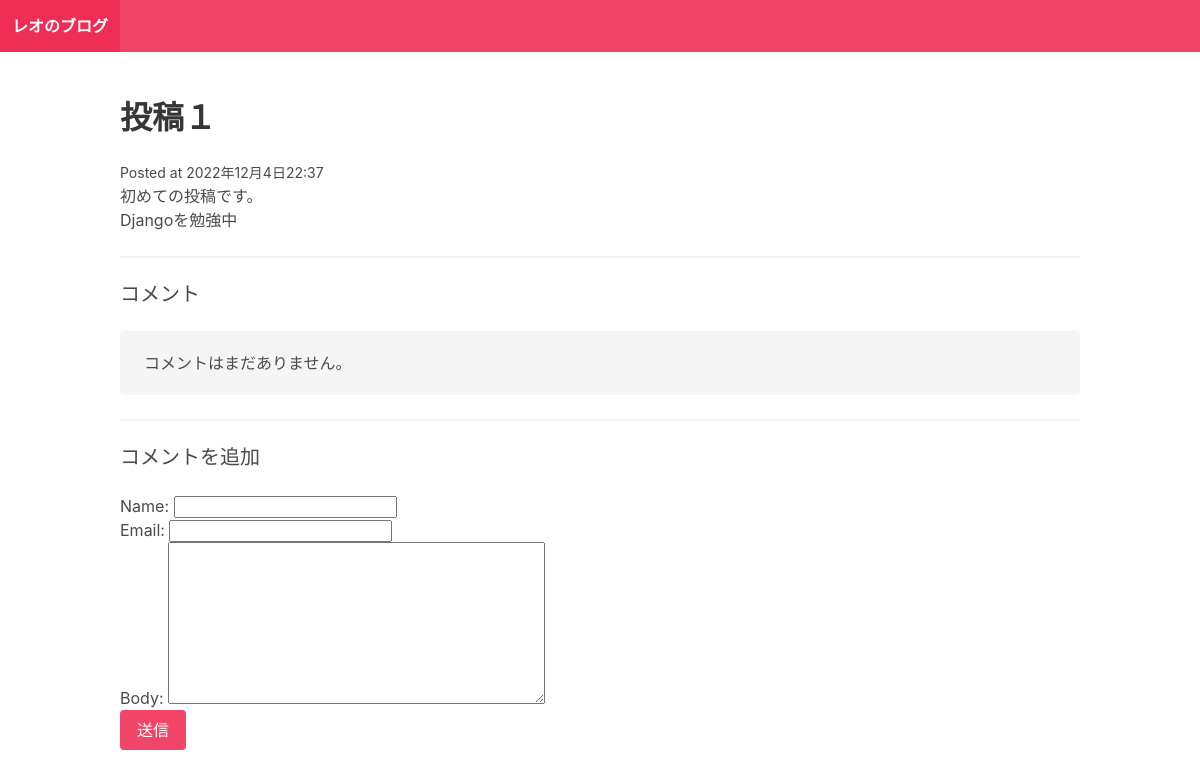
The page /post-1/ on the database as committed earlier.
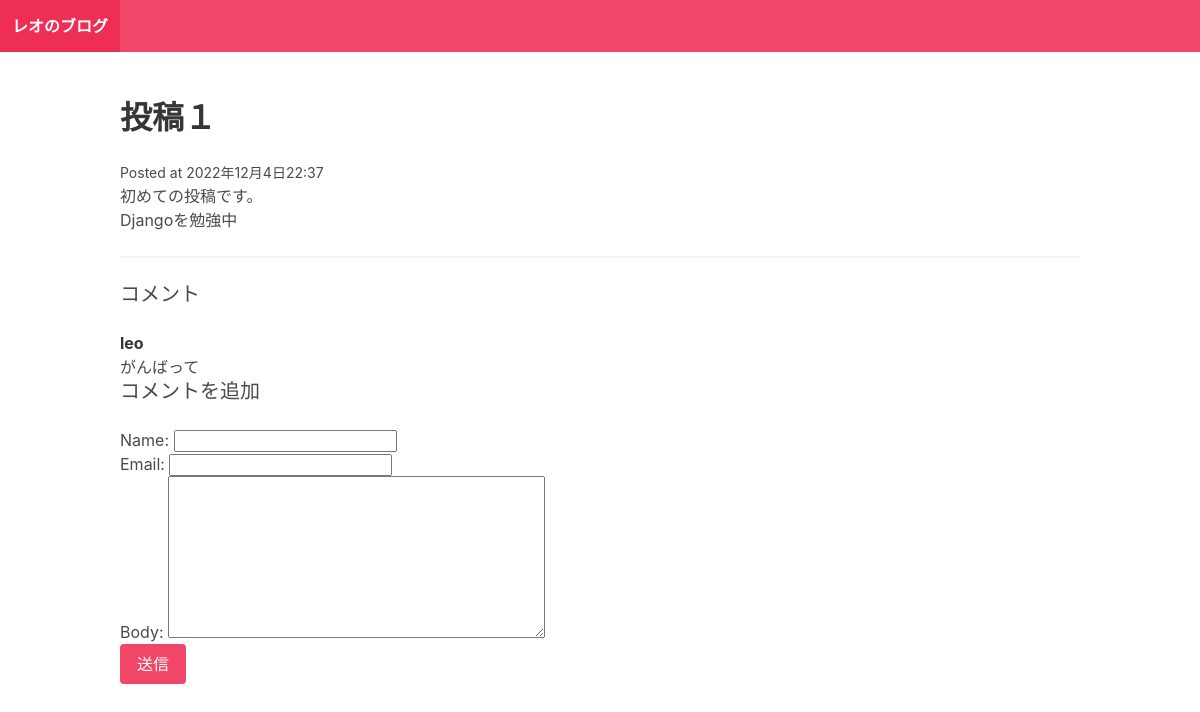
The same page on the database as committed later.
### blog/models.py (models this page shows)
class Post(models.Model):
    title = models.CharField(
    max_length=255,
    blank=True,
    null=False)
    slug = models.SlugField()
    intro = models.TextField()
    body = models.TextField(
    blank=True,
    null=False)
    posted_date = models.DateTimeField(auto_now_add=True)
    date = models.DateTimeField(default=timezone.now)

class Comment(models.Model):
    post = models.ForeignKey(Post, related_name="comments", on_delete=models.CASCADE)
    name = models.CharField(max_length=255)
    email = models.EmailField()
    body = models.TextField()
    posted_date = models.DateTimeField(auto_now_add=True)

### blog/views.py (the view)
# urls.py: path("<slug:slug>/", post_detail, name="post_detail")
def post_detail(request, slug):
    post = Post.objects.get(slug=slug)
    if request.method == "POST":
        form = CommentForm(request.POST)
        if form.is_valid():
          comment = form.save(commit=False)
          comment.post = post
          comment.save()
          return redirect("post_detail",slug=post.slug)
    else:
        form = CommentForm()
    return render(request,"blog/post_detail.html",{"post": post,"form":form})

### blog/forms.py
class CommentForm(forms.ModelForm):
    class Meta:
        model = Comment
        fields = ["name","email","body"]

### blog/templates/blog/post_detail.html (shortened to what this page needs)
{% extends "blog/base.html" %} {% block content %}
  <h1 class="title">{{post.title}}</h1>
  <small>Posted at {{post.posted_date}}</small>
  <P>{{post.intro}}</p>
  <p>{{post.body}}</p>
  <hr />
  <h2 class="subtitle">コメント</h2>
{% for comment in post.comments.all %}
  <article class="media">
      <div class="media-contact">
        <div class="content">
            <p>
               <strong>
                  {{comment.name}}
               </strong>
               <br />
               {{comment.body}}
            </p>
        </div>
      </div>
  </article>
{% empty %}
<div class="notification">
     <p>コメントはまだありません。</p>
</div>
<hr />
{% endfor %}
  <h2 class = "subtitle"> コメントを追加</h2>
  <form action="." method="post">
      {{form.as_p}}
      <div class = "field">
        <div class = "controtton">
          <button class = "button is-danger">送信</button>
        </div>
      </div>
  </form>
{% endblock %}

### blog/templates/blog/base.html (shortened to what this page needs)
{% load static %}
<!DOCTYPE html>
<html>
    <head>
        <link rel="stylesheet" href="https://cdn.jsdelivr.net/npm/bulma@0.9.4/css/bulma.min.css" />
        <link rel="stylesheet" href='{% static "main.css" %}'>
    </head>
    <body>
      <nav class="navbar is-danger">
        <div class="navbar-brand">
            <a href="/" class="navbar-item">
               <strong>レオのブログ</strong>
            </a>
        </div>
      </nav>
      <section class = "section">
           <div class="container">{% block content %} {% endblock %}</div>
      </section>
    </body>
</html>

Rows that differ between the two databases and show on the page:
added Comment: name "leo", body "がんばって"
Other text that changed with them:
text no longer shown: "コメントはまだありません。"
